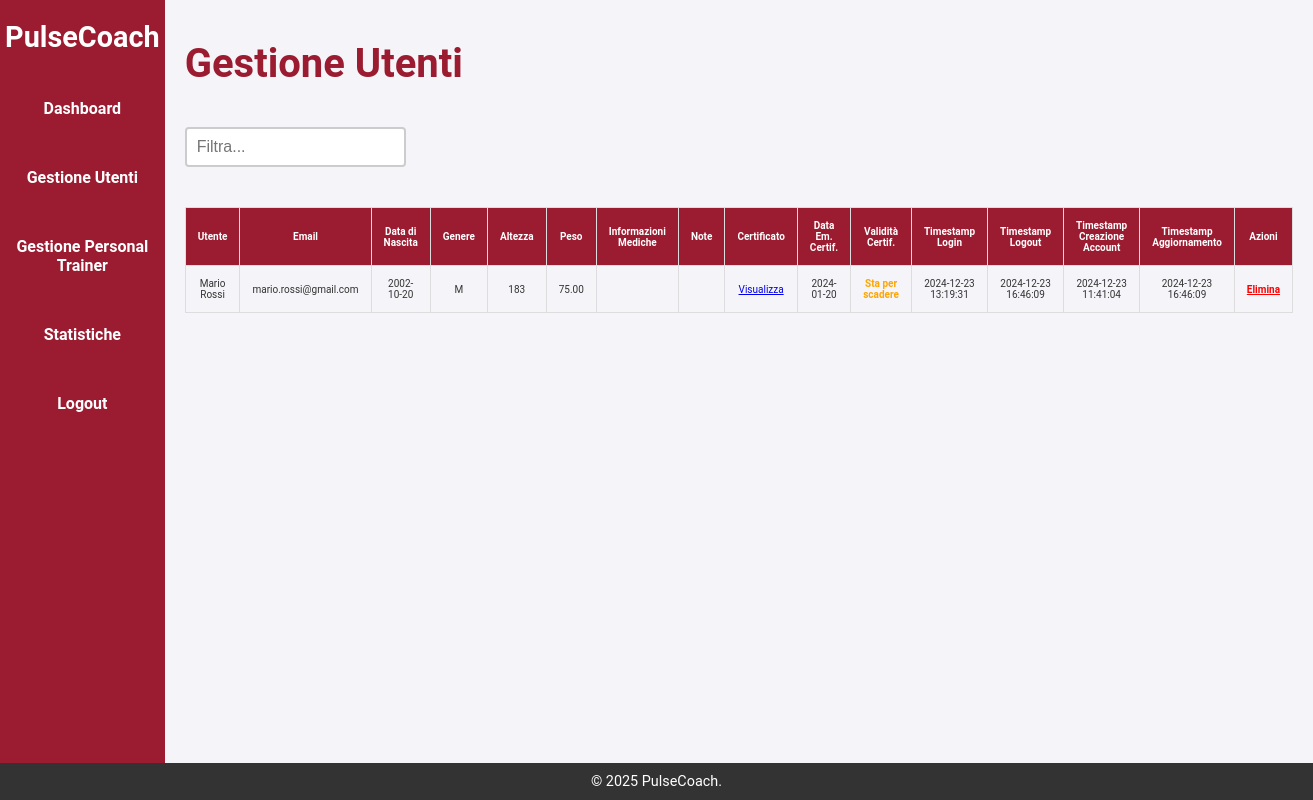
The app's page /php/gestioneUtenti.php (signed in), older data.
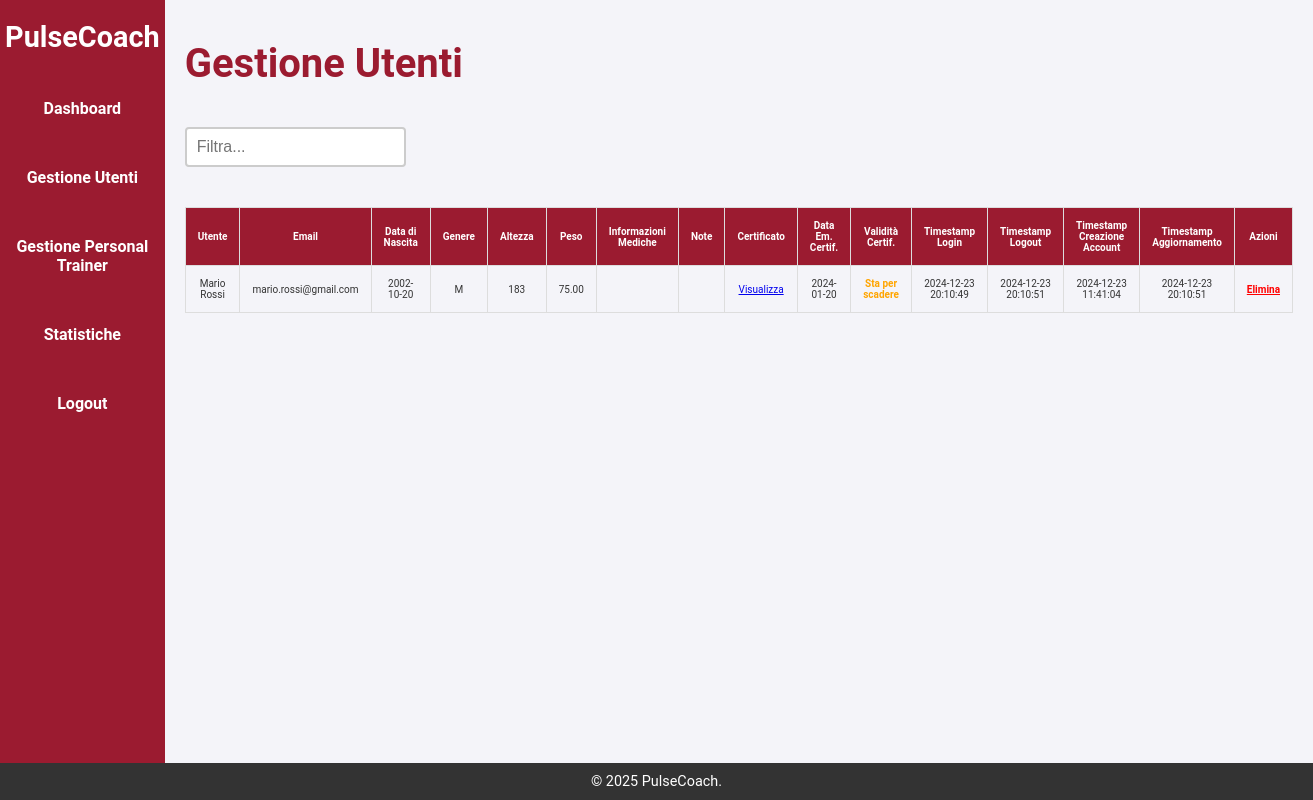
The same page, newer data.
### tables this page shows
CREATE TABLE `utente` (
  `id` int(11) NOT NULL AUTO_INCREMENT,
  `nome` varchar(100) NOT NULL,
  `cognome` varchar(100) NOT NULL,
  `email` varchar(255) NOT NULL,
  `password` varchar(255) NOT NULL,
  `data_nascita` date DEFAULT NULL,
  `genere` char(1) DEFAULT NULL,
  `altezza` int(11) DEFAULT NULL,
  `peso` decimal(5,2) DEFAULT NULL,
  `informazioni_mediche` varchar(255) DEFAULT NULL,
  `note` varchar(255) DEFAULT NULL,
  `risposta1` varchar(255) NOT NULL,
  `risposta2` varchar(255) NOT NULL,
  `certificato` varchar(255) NOT NULL,
  `data_emissione_certificato` date NOT NULL,
  `timestamp_login` datetime DEFAULT NULL,
  `timestamp_logout` datetime DEFAULT NULL,
  `timestamp_creazione` datetime DEFAULT CURRENT_TIMESTAMP,
  `timestamp_aggiornamento` datetime DEFAULT CURRENT_TIMESTAMP ON UPDATE CURRENT_TIMESTAMP,
  PRIMARY KEY (`id`),
  UNIQUE KEY `email` (`email`)
);

### php/gestioneUtenti.php (the view, shortened to what this page needs)
<?php
    include '../utility/functions.php';
    $conn = getDBConnection();
    $sql = "SELECT * FROM utente";
    $result = $conn->query($sql);
?>
<main>
    <section class="welcome-section">
        <h2>Gestione Utenti</h2>
    </section>
    <section class="filter-section">
        <input type="text" class="filter-input" id="filter-input" placeholder="Filtra...">
    </section>
    <section class="users-section">
        <table style="font-size: 10px;">
            <thead>
                <tr>
                    <th>Utente</th>
                    <th>Email</th>
                    <th>Data di Nascita</th>
                    <th>Genere</th>
                    <th>Altezza</th>
                    <th>Peso</th>
                    <th>Informazioni Mediche</th>
                    <th>Note</th>
                    <th>Certificato</th>
                    <th>Data Em. Certif.</th>
                    <th>Validità Certif.</th>
                    <th>Timestamp Login</th>
                    <th>Timestamp Logout</th>
                    <th>Timestamp Creazione Account</th>
                    <th>Timestamp Aggiornamento</th>
                    <th>Azioni</th>
                </tr>
            </thead>
            <tbody id="TableBody">
                <?php if ($result->num_rows > 0): ?>
                    <?php while($row = $result->fetch_assoc()): ?>
                        <?php
                            $data_emissione = new DateTime($row['data_emissione_certificato']);
                            $data_scadenza = (clone $data_emissione)->modify('+12 months');
                            $oggi = new DateTime();
                            $stato_certificato = '';
                            $colore = '';
                            if ($oggi > $data_scadenza) {
                                $stato_certificato = 'Scaduto';
                                $colore = 'red';
                            }
                            elseif ($oggi > $data_scadenza->modify('-1 month')) {
                                $stato_certificato = 'Sta per scadere';
                                $colore = 'orange';
                            }
                            else {
                                $stato_certificato = 'Ok';
                                $colore = 'green';
                            }
                        ?>
                        <tr>
                            <td><?php echo htmlspecialchars($row['nome']) . ' ' . htmlspecialchars($row['cognome']); ?></td>
                            <td><?php echo htmlspecialchars($row['email']); ?></td>
                            <td><?php echo htmlspecialchars($row['data_nascita']); ?></td>
                            <td><?php echo htmlspecialchars($row['genere']); ?></td>
                            <td><?php echo htmlspecialchars($row['altezza']); ?></td>
                            <td><?php echo htmlspecialchars($row['peso']); ?></td>
                            <td><?php echo htmlspecialchars($row['informazioni_mediche']); ?></td>
                            <td><?php echo htmlspecialchars($row['note']); ?></td>
                            <td><a href="../certificati/<?php echo htmlspecialchars($row['certificato']); ?>" target="_blank">Visualizza</a></td>
                            <td><?php echo htmlspecialchars($row['data_emissione_certificato']); ?></td>
                            <td style="font-weight: bold; color: <?php echo $colore; ?>;"><?php echo $stato_certificato; ?></td>
                            <td><?php echo htmlspecialchars($row['timestamp_login']); ?></td>
                            <td><?php echo htmlspecialchars($row['timestamp_logout']); ?></td>
                            <td><?php echo htmlspecialchars($row['timestamp_creazione']); ?></td>
                            <td><?php echo htmlspecialchars($row['timestamp_aggiornamento']); ?></td>
                            <td>
                                <a href="#" style="color: red; font-weight: bold;" onclick="eliminaAccount(<?php echo $row['id']; ?>)">Elimina</a>
                            </td>
                        </tr>
                    <?php endwhile; ?>
                <?php else: ?>
                    <tr>
                        <td colspan="16">Nessun utente trovato.</td>
                    </tr>
                <?php endif; ?>
            </tbody>
        </table>
    </section>
</main>

Row changes from the older to the newer data that the page shows:
changed utente "Mario": timestamp_login "2024-12-23 13:19:31" → "2024-12-23 20:10:49"; timestamp_logout "2024-12-23 16:46:09" → "2024-12-23 20:10:51"; timestamp_aggiornamento "2024-12-23 16:46:09" → "2024-12-23 20:10:51"
